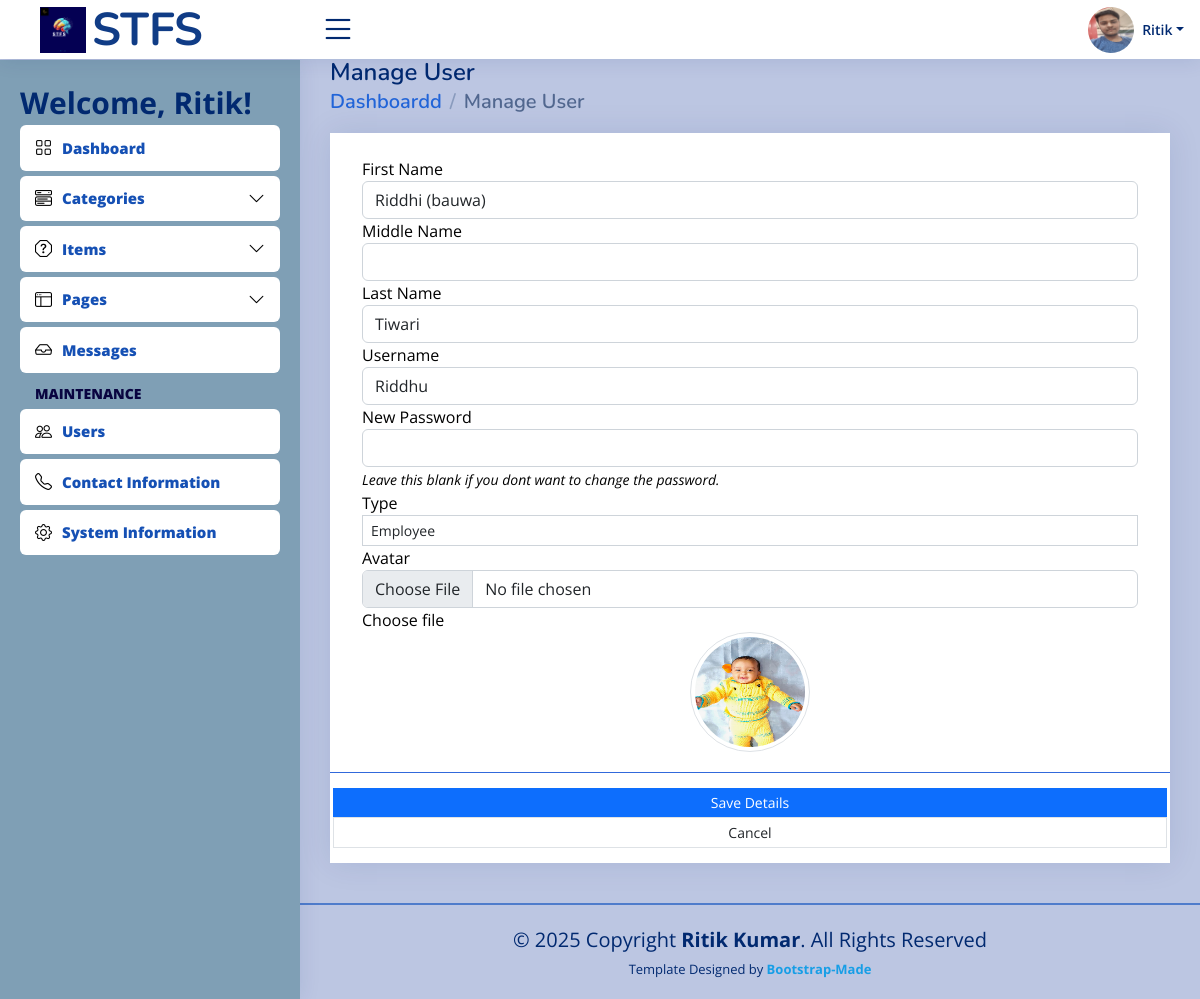
The page /admin/?page=user/manage_user&id=9 (signed in) on the database its author committed.
### tables this page shows
CREATE TABLE `users` (
  `id` int(50) NOT NULL,
  `firstname` varchar(250) NOT NULL,
  `middlename` text DEFAULT NULL,
  `lastname` varchar(250) NOT NULL,
  `username` text NOT NULL,
  `password` text NOT NULL,
  `avatar` text DEFAULT NULL,
  `last_login` datetime DEFAULT NULL,
  `type` tinyint(1) NOT NULL DEFAULT 0,
  `date_added` datetime NOT NULL DEFAULT current_timestamp(),
  `date_updated` datetime DEFAULT current_timestamp() ON UPDATE current_timestamp()
);

### config.php (called while the page is built, shortened)
<?php
require_once('classes/SystemSettings.php');
function validate_image($file){
    global $_settings;
	if(!empty($file)){
        $ex = explode("?",$file);
        $file = $ex[0];
        $ts = isset($ex[1]) ? "?".$ex[1] : '';
		if(is_file(base_app.$file)){
			return base_url.$file.$ts;
		}else{
			return base_url.($_settings->info('logo'));
		}
	}else{
		return base_url.($_settings->info('logo'));
	}
}
?>

### admin/user/manage_user.php (the view, shortened to what this page needs)
<?php
if(isset($_GET['id'])){
    $user = $conn->query("SELECT * FROM users where id ='{$_GET['id']}' ");
    foreach($user->fetch_array() as $k =>$v){
        $meta[$k] = $v;
    }
}
?>
<div class="card card-outline rounded-0 card-navy">
	<div class="card-body">
		<div class="container-fluid pt-4">
			<form action="" id="manage-user">
				<div class="form-group">
					<label for="name">First Name</label>
					<input type="text" name="firstname" id="firstname" class="form-control" value="<?php echo isset($meta['firstname']) ? $meta['firstname']: '' ?>" required>
				</div>
				<div class="form-group">
					<label for="name">Middle Name</label>
					<input type="text" name="middlename" id="middlename" class="form-control" value="<?php echo isset($meta['middlename']) ? $meta['middlename']: '' ?>">
				</div>
				<div class="form-group">
					<label for="name">Last Name</label>
					<input type="text" name="lastname" id="lastname" class="form-control" value="<?php echo isset($meta['lastname']) ? $meta['lastname']: '' ?>" required>
				</div>
				<div class="form-group">
					<label for="username">Username</label>
					<input type="text" name="username" id="username" class="form-control" value="<?php echo isset($meta['username']) ? $meta['username']: '' ?>" required  autocomplete="off">
				</div>
				<div class="form-group">
					<label for="password"><?= isset($meta['id']) ? "New" : "" ?> Password</label>
					<input type="password" name="password" id="password" class="form-control" value="" autocomplete="current-password">
                    <?php if(isset($meta['id'])): ?>
					<small><i>Leave this blank if you dont want to change the password.</i></small>
                    <?php endif; ?>
				</div>
                <div class="form-group">
                    <label for="type" class="control-label">Type</label>
                    <select name="type" id="type" class="form-control form-control-sm rounded-0" required>
                    <option value="2" <?php echo isset($meta['type']) && $meta['type'] == 2 ? 'selected' : '' ?>>Employee</option>
                    </select>
                </div>
				<div class="form-group">
					<label for="" class="control-label">Avatar</label>
					<div class="custom-file">
		              <input type="file" class="form-control" id="customFile" name="img" onchange="displayImg(this,$(this))" accept="image/png, image/jpeg">
		              <label class="custom-file-label" for="customFile">Choose file</label>
		            </div>
				</div>
				<div class="form-group d-flex justify-content-center">
					<img src="<?php echo validate_image(isset($meta['avatar']) ? $meta['avatar'] :'') ?>" alt="" id="cimg" class="img-fluid img-thumbnail">
				</div>
			</form>
		</div>
	</div>
	<div class="card-footer">
			<div class="col-md-12">
				<div class="row">
					<button class="btn btn-sm btn-primary bg-gradient-teal border-0 rounded-0 mr-3" form="manage-user">Save  Details</button>
					<a href="./?page=user/list" class="btn btn-sm btn-default border rounded-0" form="manage-user"><i class="fa fa-angle-left"></i> Cancel</a>
				</div>
			</div>
		</div>
</div>

### assets/css/style.css (style rules this page uses)
:root { scroll-behavior: smooth; }
body { font-family: "Open Sans", sans-serif; background: #bcc6e2; color:black; }
a { color: #179ee6; text-decoration: none; }
.card { margin-bottom: 20px; border: none; border-radius: 5px; box-shadow: 0px 0 30px rgba(1, 41, 112, 0.1); }
.card-header, .card-footer { border-color: #3169db; background-color: #fff; color: #798eb3; padding: 15px; }
.card-body { padding: 0 20px 20px 20px; }

### admin/user/manage_user.php (style rules this page uses)
img#cimg { height: 15vh; width: 15vh; object-fit: cover; border-radius: 100% 100%; }

### rows shown on the page
users: firstname "Riddhi (bauwa)", lastname "Tiwari", username "Riddhu", type "Employee", avatar (picture)

### other values the page prints
$_settings->userdata('username') "Ritik"
$_settings->userdata('firstname') "Ritik"
str_replace(['_', '/'], ' ', ($pageSplit[1] ?? $page)) "Manage User"
